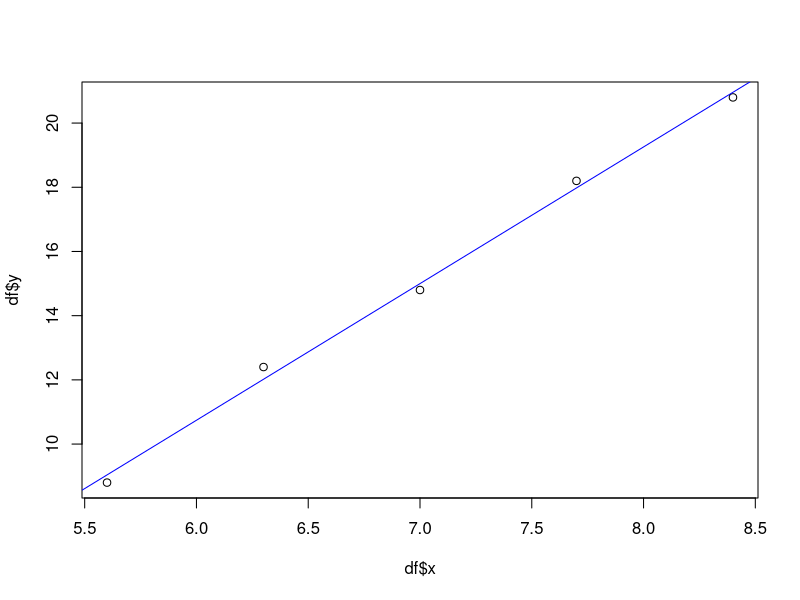

Generate this figure with R:
## ---- chunk 1
x <- c(5.6, 6.3, 7, 7.7, 8.4 )
y <- c(8.8, 12.4, 14.8, 18.2, 20.8)
df <- data.frame(cbind(x, y))

xy.lm <- lm(y ~ x, data = df)
xy.lm

plot(df$x, df$y)
abline(xy.lm, col="blue")

